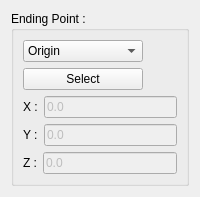
                    <widget class="QWidget" name="tab_23">
                     <attribute name="icon">
                      <iconset>
                       <normaloff>../Icons/WF_endPoint.svg</normaloff>../Icons/WF_endPoint.svg</iconset>
                     </attribute>
                     <attribute name="title">
                      <string>End</string>
                     </attribute>
                     <layout class="QGridLayout" name="gridLayout_118">
                      <item row="0" column="0">
                       <widget class="QGroupBox" name="groupBox_23">
                        <property name="minimumSize">
                         <size>
                          <width>150</width>
                          <height>0</height>
                         </size>
                        </property>
                        <property name="title">
                         <string>Ending Point :</string>
                        </property>
                        <property name="flat">
                         <bool>false</bool>
                        </property>
                        <layout class="QGridLayout" name="gridLayout_119">
                         <item row="0" column="0">
                          <widget class="QComboBox" name="ObjTrans_comboBox_end">
                           <property name="enabled">
                            <bool>true</bool>
                           </property>
                           <property name="sizePolicy">
                            <sizepolicy hsizetype="MinimumExpanding" vsizetype="Fixed">
                             <horstretch>0</horstretch>
                             <verstretch>0</verstretch>
                            </sizepolicy>
                           </property>
                           <property name="minimumSize">
                            <size>
                             <width>100</width>
                             <height>0</height>
                            </size>
                           </property>
                           <property name="maximumSize">
                            <size>
                             <width>120</width>
                             <height>16777215</height>
                            </size>
                           </property>
                           <property name="currentIndex">
                            <number>0</number>
                           </property>
                           <property name="sizeAdjustPolicy">
                            <enum>QComboBox::AdjustToContentsOnFirstShow</enum>
                           </property>
                           <item>
                            <property name="text">
                             <string>Origin</string>
                            </property>
                           </item>
                           <item>
                            <property name="text">
                             <string>Base Obj.</string>
                            </property>
                           </item>
                           <item>
                            <property name="text">
                             <string>Center Obj.(s)</string>
                            </property>
                           </item>
                           <item>
                            <property name="text">
                             <string>To select</string>
                            </property>
                           </item>
                           <item>
                            <property name="text">
                             <string>To define</string>
                            </property>
                           </item>
                           <item>
                            <property name="text">
                             <string>Relative</string>
                            </property>
                           </item>
                          </widget>
                         </item>
                         <item row="1" column="0">
                          <widget class="QPushButton" name="ObjTrans_button_select_end">
                           <property name="enabled">
                            <bool>true</bool>
                           </property>
                           <property name="minimumSize">
                            <size>
                             <width>100</width>
                             <height>0</height>
                            </size>
                           </property>
                           <property name="maximumSize">
                            <size>
                             <width>120</width>
                             <height>16777215</height>
                            </size>
                           </property>
                           <property name="text">
                            <string>Select</string>
                           </property>
                          </widget>
                         </item>
                         <item row="2" column="0">
                          <layout class="QGridLayout" name="gridLayout_120">
                           <item row="2" column="0">
                            <layout class="QGridLayout" name="gridLayout_121">
                             <item row="0" column="0">
                              <widget class="QLabel" name="label_14">
                               <property name="text">
                                <string>Z :</string>
                               </property>
                              </widget>
                             </item>
                             <item row="0" column="1">
                              <widget class="QLineEdit" name="ObjTrans_end_z">
                               <property name="enabled">
                                <bool>false</bool>
                               </property>
                               <property name="minimumSize">
                                <size>
                                 <width>90</width>
                                 <height>0</height>
                                </size>
                               </property>
                               <property name="maximumSize">
                                <size>
                                 <width>200</width>
                                 <height>16777215</height>
                                </size>
                               </property>
                               <property name="toolTip">
                                <string>Please Enter a new coordinate and type RETURN to validate!</string>
                               </property>
                               <property name="text">
                                <string>0.0</string>
                               </property>
                              </widget>
                             </item>
                            </layout>
                           </item>
                           <item row="1" column="0">
                            <layout class="QGridLayout" name="gridLayout_122">
                             <item row="0" column="0">
                              <widget class="QLabel" name="label_15">
                               <property name="text">
                                <string>Y :</string>
                               </property>
                              </widget>
                             </item>
                             <item row="0" column="1">
                              <widget class="QLineEdit" name="ObjTrans_end_y">
                               <property name="enabled">
                                <bool>false</bool>
                               </property>
                               <property name="minimumSize">
                                <size>
                                 <width>90</width>
                                 <height>0</height>
                                </size>
                               </property>
                               <property name="maximumSize">
                                <size>
                                 <width>200</width>
                                 <height>16777215</height>
                                </size>
                               </property>
                               <property name="toolTip">
                                <string>Please Enter a new coordinate and type RETURN to validate!</string>
                               </property>
                               <property name="text">
                                <string>0.0</string>
                               </property>
                              </widget>
                             </item>
                            </layout>
                           </item>
                           <item row="0" column="0">
                            <layout class="QGridLayout" name="gridLayout_123">
                             <item row="0" column="0">
                              <widget class="QLabel" name="label_16">
                               <property name="text">
                                <string>X :</string>
                               </property>
                              </widget>
                             </item>
                             <item row="0" column="1">
                              <widget class="QLineEdit" name="ObjTrans_end_x">
                               <property name="enabled">
                                <bool>false</bool>
                               </property>
                               <property name="minimumSize">
                                <size>
                                 <width>90</width>
                                 <height>0</height>
                                </size>
                               </property>
                               <property name="maximumSize">
                                <size>
                                 <width>200</width>
                                 <height>16777215</height>
                                </size>
                               </property>
                               <property name="toolTip">
                                <string>Please Enter a new coordinate and type RETURN to validate!</string>
                               </property>
                               <property name="text">
                                <string>0.0</string>
                               </property>
                              </widget>
                             </item>
                            </layout>
                           </item>
                          </layout>
                         </item>
                        </layout>
                       </widget>
                      </item>
                     </layout>
                    </widget>
